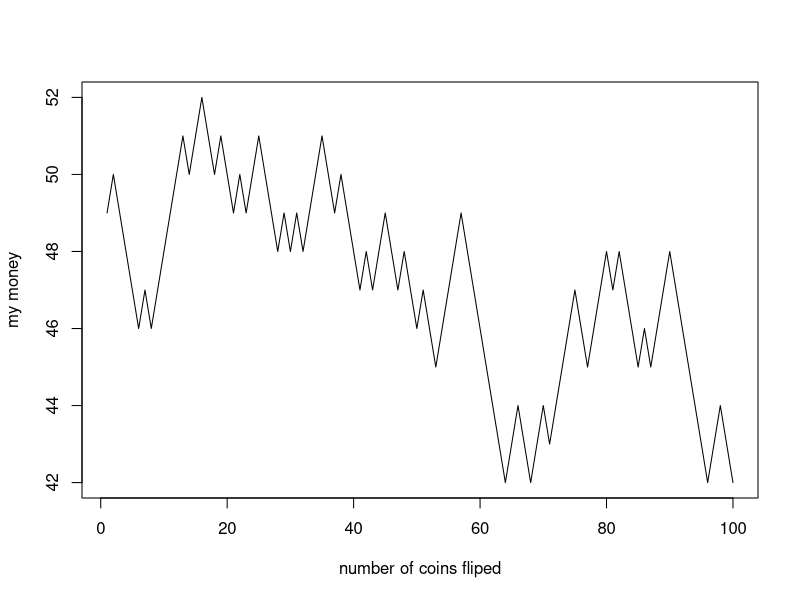

Write R code to recreate this figure.
## ---- chunk 1
 plot(cumsum(ifelse(runif(100)>=.5,1,-1))+50, type = 'l', ylab = "my money", xlab = "number of coins fliped")
